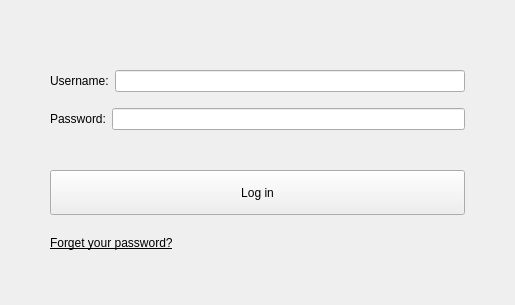
<?xml version="1.0" encoding="UTF-8"?>
<ui version="4.0">
 <class>MainWindow</class>
 <widget class="QMainWindow" name="MainWindow">
  <property name="geometry">
   <rect>
    <x>0</x>
    <y>0</y>
    <width>515</width>
    <height>305</height>
   </rect>
  </property>
  <property name="sizePolicy">
   <sizepolicy hsizetype="Preferred" vsizetype="Preferred">
    <horstretch>0</horstretch>
    <verstretch>0</verstretch>
   </sizepolicy>
  </property>
  <property name="windowTitle">
   <string>Login</string>
  </property>
  <property name="accessibleName">
   <string/>
  </property>
  <property name="unifiedTitleAndToolBarOnMac">
   <bool>false</bool>
  </property>
  <widget class="QWidget" name="centralwidget">
   <layout class="QGridLayout" name="gridLayout">
    <property name="leftMargin">
     <number>50</number>
    </property>
    <property name="topMargin">
     <number>60</number>
    </property>
    <property name="rightMargin">
     <number>50</number>
    </property>
    <property name="bottomMargin">
     <number>40</number>
    </property>
    <item row="0" column="0">
     <layout class="QVBoxLayout" name="verticalLayout">
      <item>
       <layout class="QHBoxLayout" name="horizontalLayout">
        <property name="leftMargin">
         <number>0</number>
        </property>
        <property name="topMargin">
         <number>10</number>
        </property>
        <property name="bottomMargin">
         <number>5</number>
        </property>
        <item>
         <widget class="QLabel" name="label">
          <property name="text">
           <string>Username:</string>
          </property>
          <property name="margin">
           <number>10</number>
          </property>
         </widget>
        </item>
        <item>
         <widget class="QLineEdit" name="lineEdit">
          <property name="alignment">
           <set>Qt::AlignLeading|Qt::AlignLeft|Qt::AlignVCenter</set>
          </property>
         </widget>
        </item>
       </layout>
      </item>
      <item>
       <layout class="QHBoxLayout" name="horizontalLayout_2">
        <property name="topMargin">
         <number>5</number>
        </property>
        <property name="bottomMargin">
         <number>10</number>
        </property>
        <item>
         <widget class="QLabel" name="label_2">
          <property name="text">
           <string>Password:</string>
          </property>
          <property name="margin">
           <number>10</number>
          </property>
         </widget>
        </item>
        <item>
         <widget class="QLineEdit" name="lineEdit_2"/>
        </item>
       </layout>
      </item>
      <item>
       <widget class="QLabel" name="hintLabel">
        <property name="enabled">
         <bool>true</bool>
        </property>
        <property name="font">
         <font>
          <pointsize>12</pointsize>
         </font>
        </property>
        <property name="text">
         <string/>
        </property>
       </widget>
      </item>
     </layout>
    </item>
    <item row="1" column="0">
     <layout class="QVBoxLayout" name="verticalLayout_2">
      <item>
       <widget class="QPushButton" name="pushButton">
        <property name="sizePolicy">
         <sizepolicy hsizetype="Preferred" vsizetype="Preferred">
          <horstretch>0</horstretch>
          <verstretch>0</verstretch>
         </sizepolicy>
        </property>
        <property name="minimumSize">
         <size>
          <width>413</width>
          <height>30</height>
         </size>
        </property>
        <property name="layoutDirection">
         <enum>Qt::RightToLeft</enum>
        </property>
        <property name="text">
         <string>Log in</string>
        </property>
       </widget>
      </item>
      <item>
       <widget class="QLabel" name="forgetPw">
        <property name="sizePolicy">
         <sizepolicy hsizetype="Minimum" vsizetype="Minimum">
          <horstretch>0</horstretch>
          <verstretch>0</verstretch>
         </sizepolicy>
        </property>
        <property name="minimumSize">
         <size>
          <width>30</width>
          <height>20</height>
         </size>
        </property>
        <property name="font">
         <font>
          <italic>false</italic>
          <underline>true</underline>
         </font>
        </property>
        <property name="text">
         <string>Forget your password?</string>
        </property>
        <property name="margin">
         <number>0</number>
        </property>
       </widget>
      </item>
     </layout>
    </item>
   </layout>
  </widget>
 </widget>
 <resources/>
 <connections>
  <connection>
   <sender>pushButton</sender>
   <signal>clicked()</signal>
   <receiver>MainWindow</receiver>
   <slot>login()</slot>
   <hints>
    <hint type="sourcelabel">
     <x>283</x>
     <y>222</y>
    </hint>
    <hint type="destinationlabel">
     <x>350</x>
     <y>253</y>
    </hint>
   </hints>
  </connection>
 </connections>
 <slots>
  <slot>login()</slot>
 </slots>
</ui>
